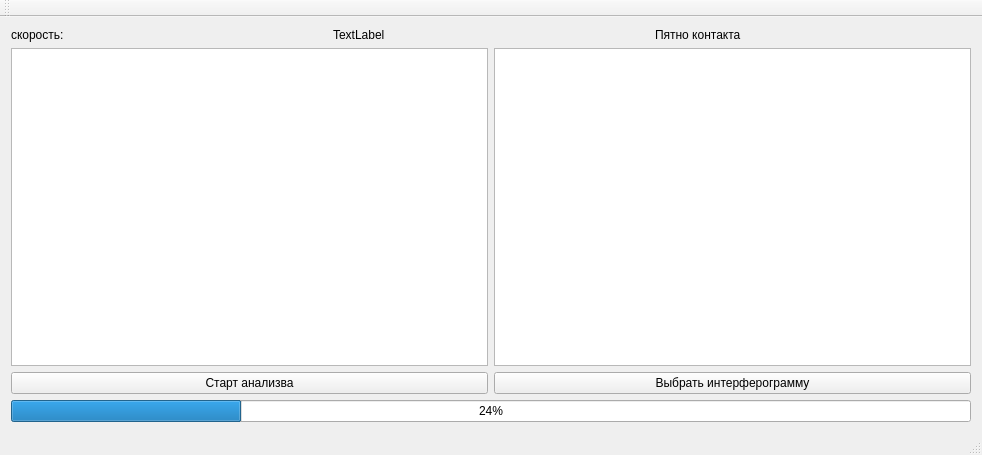
<?xml version="1.0" encoding="UTF-8"?>
<ui version="4.0">
 <class>ParserClass</class>
 <widget class="QMainWindow" name="ParserClass">
  <property name="geometry">
   <rect>
    <x>0</x>
    <y>0</y>
    <width>982</width>
    <height>455</height>
   </rect>
  </property>
  <property name="windowTitle">
   <string>Parser</string>
  </property>
  <widget class="QWidget" name="centralWidget">
   <layout class="QGridLayout" name="gridLayout_2">
    <item row="1" column="0">
     <layout class="QHBoxLayout" name="horizontalLayout">
      <item>
       <widget class="QGraphicsView" name="graphicsView"/>
      </item>
      <item>
       <widget class="QGraphicsView" name="graphicsView_2"/>
      </item>
     </layout>
    </item>
    <item row="0" column="0">
     <layout class="QGridLayout" name="gridLayout">
      <item row="0" column="2">
       <widget class="QLabel" name="label_3">
        <property name="text">
         <string>Пятно контакта</string>
        </property>
       </widget>
      </item>
      <item row="0" column="0">
       <widget class="QLabel" name="label_2">
        <property name="text">
         <string>скорость:</string>
        </property>
       </widget>
      </item>
      <item row="0" column="1">
       <widget class="QLabel" name="label">
        <property name="text">
         <string>TextLabel</string>
        </property>
       </widget>
      </item>
     </layout>
    </item>
    <item row="2" column="0">
     <layout class="QHBoxLayout" name="horizontalLayout_2">
      <item>
       <widget class="QPushButton" name="pushButton_2">
        <property name="text">
         <string>Старт анализва</string>
        </property>
        <property name="checkable">
         <bool>true</bool>
        </property>
       </widget>
      </item>
      <item>
       <widget class="QPushButton" name="pushButton">
        <property name="text">
         <string>Выбрать интерферограмму</string>
        </property>
       </widget>
      </item>
     </layout>
    </item>
    <item row="3" column="0">
     <widget class="QProgressBar" name="progressBar">
      <property name="value">
       <number>24</number>
      </property>
     </widget>
    </item>
   </layout>
  </widget>
  <widget class="QMenuBar" name="menuBar">
   <property name="geometry">
    <rect>
     <x>0</x>
     <y>0</y>
     <width>982</width>
     <height>21</height>
    </rect>
   </property>
  </widget>
  <widget class="QToolBar" name="mainToolBar">
   <attribute name="toolBarArea">
    <enum>TopToolBarArea</enum>
   </attribute>
   <attribute name="toolBarBreak">
    <bool>false</bool>
   </attribute>
  </widget>
  <widget class="QStatusBar" name="statusBar"/>
 </widget>
 <layoutdefault spacing="6" margin="11"/>
 <resources>
  <include location="Parser.qrc"/>
 </resources>
 <connections/>
</ui>
